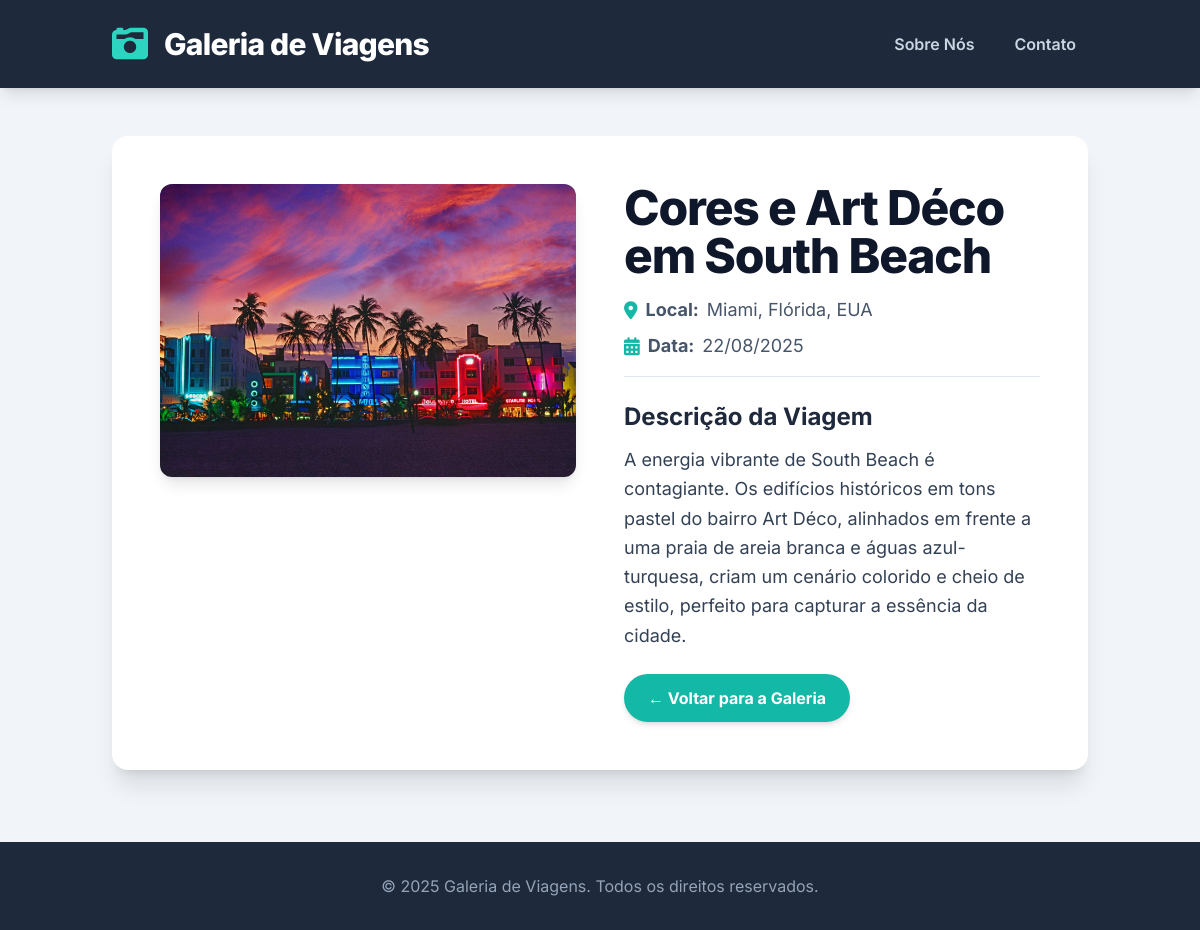
The app's page /foto/17/ with its own data.
### fotos/models.py (models this page shows, shortened)
class Foto(models.Model):
    titulo = models.CharField(max_length=150, null=False, blank=False)
    local = models.CharField(max_length=100, null=False, blank=False)
    continente = models.CharField(max_length=30, choices=CONTINENTES, default="america-do-sul")
    descricao = models.TextField()
    imagem = models.ImageField(upload_to='fotos/%Y/%m/%d/', blank=True)
    data_viagem = models.DateField(default=date.today)
    publicada = models.BooleanField(default=True)
    destaque = models.BooleanField(default=False, help_text="Marque para que esta foto possa aparecer na página inicial.")
    class Meta:
        verbose_name = 'Foto'
        verbose_name_plural = 'Fotos'
        ordering = ['-data_viagem']

### fotos/views.py (the view)
# urls.py: path('foto/<int:foto_id>/', views.detalhe_foto, name='detalhe_foto'),
def detalhe_foto(request, foto_id):
    foto = get_object_or_404(Foto, pk=foto_id)
    return render(request, 'fotos/detalhe_foto.html', {'foto': foto})

### fotos/templates/fotos/detalhe_foto.html (shortened to what this page needs)
{% extends 'fotos/base.html' %}
{% block content %}
<div class="bg-white rounded-2xl shadow-xl p-8 lg:p-12">
    <div class="flex flex-col md:flex-row gap-8 lg:gap-12">
        {% if foto.imagem %}
            <div class="md:w-1/2">
                <img src="{{ foto.imagem.url }}" alt="{{ foto.titulo }}" class="w-full h-auto object-cover rounded-xl shadow-lg">
            </div>
        {% endif %}
        <div class="md:w-1/2 flex flex-col">
            <h2 class="text-5xl font-extrabold text-slate-900 mb-4 tracking-tight">{{ foto.titulo }}</h2>
            <div class="mb-6 border-b border-slate-200 pb-4 flex flex-wrap gap-x-6 gap-y-2">
                <p class="text-slate-600 text-lg flex items-center gap-2">
                    <i class="fas fa-map-marker-alt text-teal-500"></i>
                    <strong>Local:</strong> {{ foto.local }}
                </p>
                <p class="text-slate-600 text-lg flex items-center gap-2">
                    <i class="fas fa-calendar-alt text-teal-500"></i>
                    <strong>Data:</strong> {{ foto.data_viagem|date:"d/m/Y" }}
                </p>
            </div>
            <h3 class="text-2xl font-bold text-slate-800 mb-3">Descrição da Viagem</h3>
            <p class="text-slate-700 text-lg leading-relaxed mb-6">{{ foto.descricao }}</p>
            <div class="mt-auto text-left">
                <a href="{% url 'index' %}" class="inline-block bg-teal-500 hover:bg-teal-600 text-white font-bold py-3 px-6 rounded-full transition-all duration-300 shadow-md hover:shadow-lg">&larr; Voltar para a Galeria</a>
            </div>
        </div>
    </div>
</div>
{% endblock %}

### fotos/templates/fotos/base.html (style rules this page uses)
body { font-family: 'Inter', sans-serif; }

### records on screen
Foto: imagem (picture), titulo "Cores e Art Déco em South Beach", local "Miami, Flórida, EUA", data_viagem "22/08/2025", descricao "A energia vibrante de South Beach é contagiante. Os edifícios históricos em tons pastel do bairro Art Déco, alinhados em frente a uma praia de areia branca e águas azul-turquesa, criam um cenário colorido e cheio de estilo, perfeito para capturar a essência da cidade."
